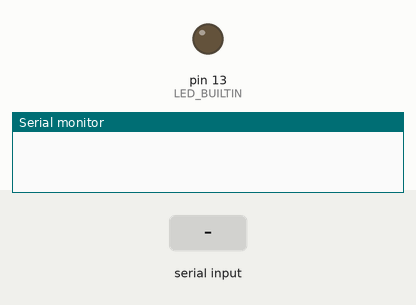
A sketch run on a simulated Arduino Uno, built with avr-gcc and run on an emulated ATmega328P. Parts: output pins drawn as LEDs (lit = HIGH), the last lines printed to the serial monitor. The test bench sets the inputs (shaded band).

Above: at 1.2 s.
1.3 s: "Z-AXIS EXTEND\n" received over Serial
At 2.5 s:
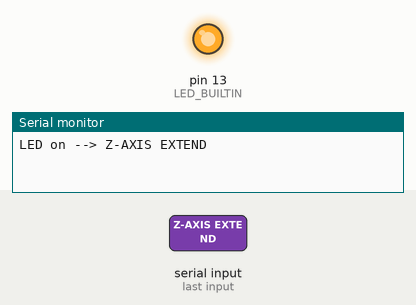
2.8 s: byte 10 ('\n') received over Serial
4.3 s: "RESET\n" received over Serial
5.8 s: "GRIPPER OPEN\n" received over Serial
Timing chart, 0 to 8.3 s (numbered marks = the images above; inputs shaded):
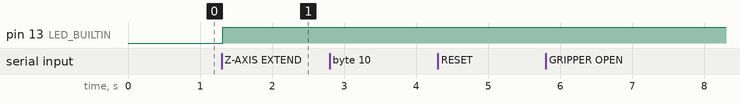

Measured:
- after the input at 1.3 s, pin 13 (LED_BUILTIN): LOW → HIGH at once

The sketch:

simple_com.ino
```cpp
String inputString = "";
bool stringComplete = false;

void setup() {
  Serial.begin(9600);
  inputString.reserve(200);
  pinMode(LED_BUILTIN, OUTPUT);
}

void loop() {
  if (stringComplete) {

    // Simulated PlateLoader!
    if (inputString.equals("RESET")) {
      delay(4);  // simulated PlateLoader delay
      Serial.println("READY, SAGIAN PE LOADER, ROM VER. 1.1.6, 12APR2001");
    } else if (inputString.equals("Z-AXIS EXTEND") || inputString.equals("GRIPPER OPEN")) {
      digitalWrite(LED_BUILTIN, HIGH);
      delay(1);  // simulated PlateLoader delay
      Serial.print("LED on --> ");
      Serial.println(inputString);
    } else if (inputString.equals("Z-AXIS RETRACT") || inputString.equals("GRIPPER CLOSE")) {
      digitalWrite(LED_BUILTIN, LOW);
      delay(1);  // simulated PlateLoader delay
      Serial.print("LED off --> ");
      Serial.println(inputString);
    } else if (inputString.startsWith("MOVE ")) {
      delay(7);  // simulated PlateLoader delay
      Serial.print("(long delay) --> ");
      Serial.println(inputString);
    } else {
      Serial.print("From Arduino --> ");
      delay(0.5);  // simulated PlateLoader delay
      Serial.println(inputString);
    }
    // clear the string:
    inputString = "";
    stringComplete = false;
  }
}

void serialEvent() {
  while (Serial.available()) {
    char inChar = (char)Serial.read();
    if (inChar == '\n') {
      stringComplete = true;
    } else {
      inputString += inChar;
    }
  }
}
```
